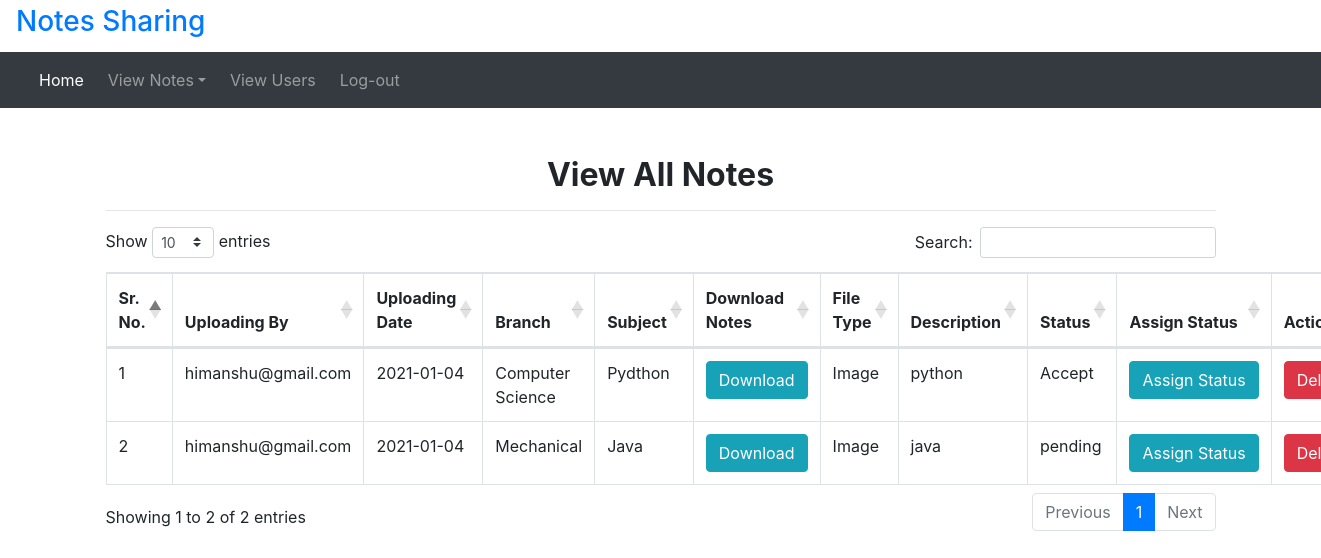
The app's page /all_notes/ (signed in) with its own data.
### notes/models.py (models this page shows, shortened)
class Notes(models.Model):
    user = models.ForeignKey(User, on_delete=models.CASCADE)
    uploadingdate = models.CharField(max_length=30)
    branch = models.CharField(max_length=30)
    subject = models.CharField(max_length=35)
    notesfiles = models.FileField(null=True)
    filetype = models.CharField(max_length=30, null=True)
    description = models.CharField(max_length=200,null=True)
    status = models.CharField(max_length=15)

### notes/views.py (the view)
# urls.py: path('all_notes/', views.all_notes, name="all_notes"),
def all_notes(request):
    if not request.user.is_authenticated:
        return redirect('login_admin')
    notes = Notes.objects.all()
    d = {'notes':notes}
    return render(request,'all_notes.html',d)

### notes/templates/all_notes.html (shortened to what this page needs)
{% extends 'admin_nav.html' %}
{% load static %}
{% block body %}
<link rel="stylesheet" href="https://cdnjs.cloudflare.com/ajax/libs/twitter-bootstrap/4.5.2/css/bootstrap.css">
<link rel="stylesheet" href="https://cdn.datatables.net/1.10.22/css/dataTables.bootstrap4.min.css">
<div class="container mt-5">
  <h2 class="text-center" style="font-weight:bold">View All Notes</h2>
  <hr>
  <table class="table table-bordered" id="example">
    <thead>
      <tr>
        <th>Sr. No.</th>
        <th>Uploading By</th>
        <th>Uploading Date</th>
        <th>Branch</th>
        <th>Subject</th>
        <th>Download Notes</th>
        <th>File Type</th>
        <th>Description</th>
        <th>Status</th>
        <th>Assign Status</th>
        <th>Action</th>
      </tr>
    </thead>
      <tbody>
      {% for i in notes %}
        <tr>
          <td>{{forloop.counter}}</td>
          <td>{{i.user.username}}</td>
          <td>{{i.uploadingdate}}</td>
          <td>{{i.branch}}</td>
          <td>{{i.subject}}</td>
          <td><a href="{{i.notesfiles.url}}" class="btn btn-info" download>Download</a></td>
          <td>{{i.filetype}}</td>
          <td>{{i.description}}</td>
          <td>{{i.status}}</td>
          <td><a href="{% url 'assign_status' i.id %}" class="btn btn-info">Assign&nbsp;Status</a></td>
          <td><a href="{% url 'delete_notes' i.id %}" class="btn btn-danger" onclick="return confirm('Are you sure?')">Delete</a></td>
        </tr>
      {% endfor %}
      </tbody>
  </table>
</div>
    {% endblock %}

### records on screen
Notes: user.username "himanshu@gmail.com", uploadingdate "2021-01-04", branch "Computer Science", subject "Pydthon", filetype "Image", description "python", status "Accept"
Notes: user.username "himanshu@gmail.com", uploadingdate "2021-01-04", branch "Mechanical", subject "Java", filetype "Image", description "java", status "pending"
